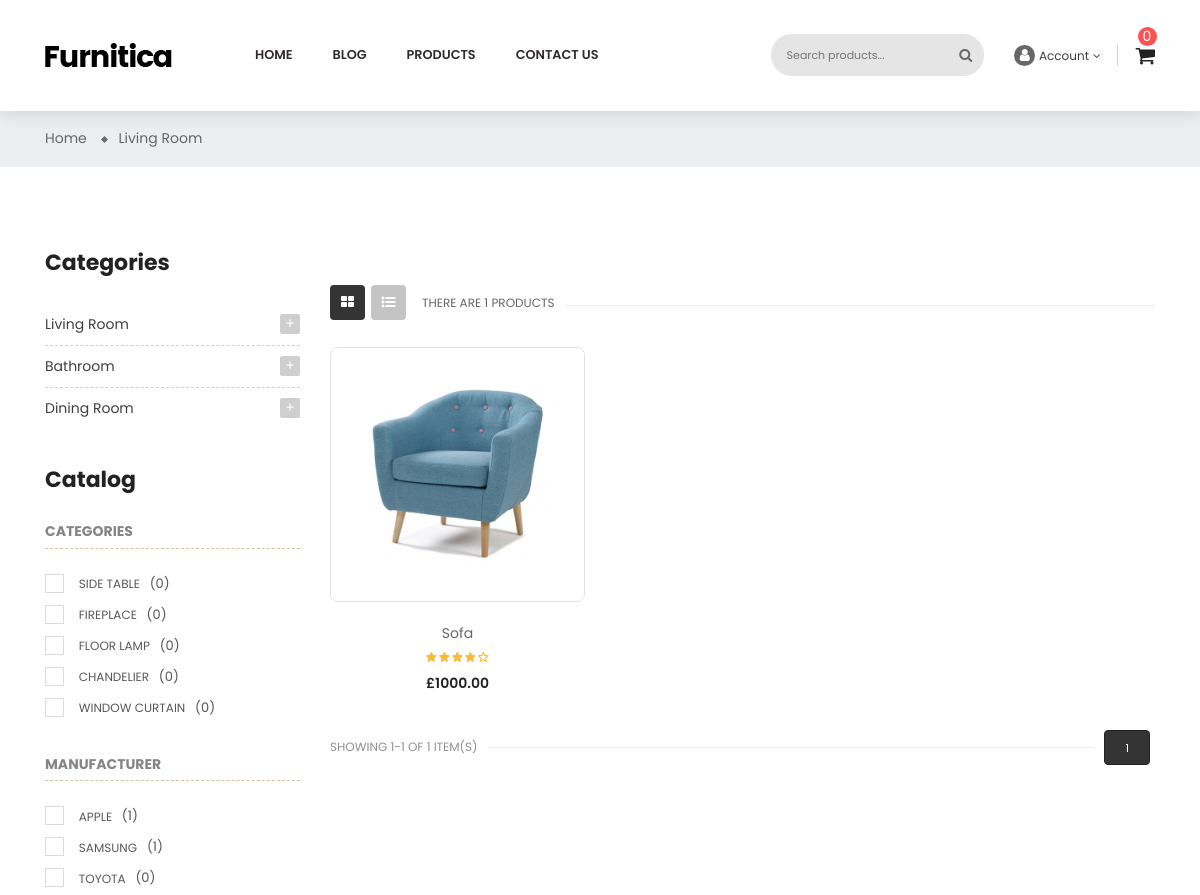
The app's page /en/products/filter/category/30/ (upper part), older data.
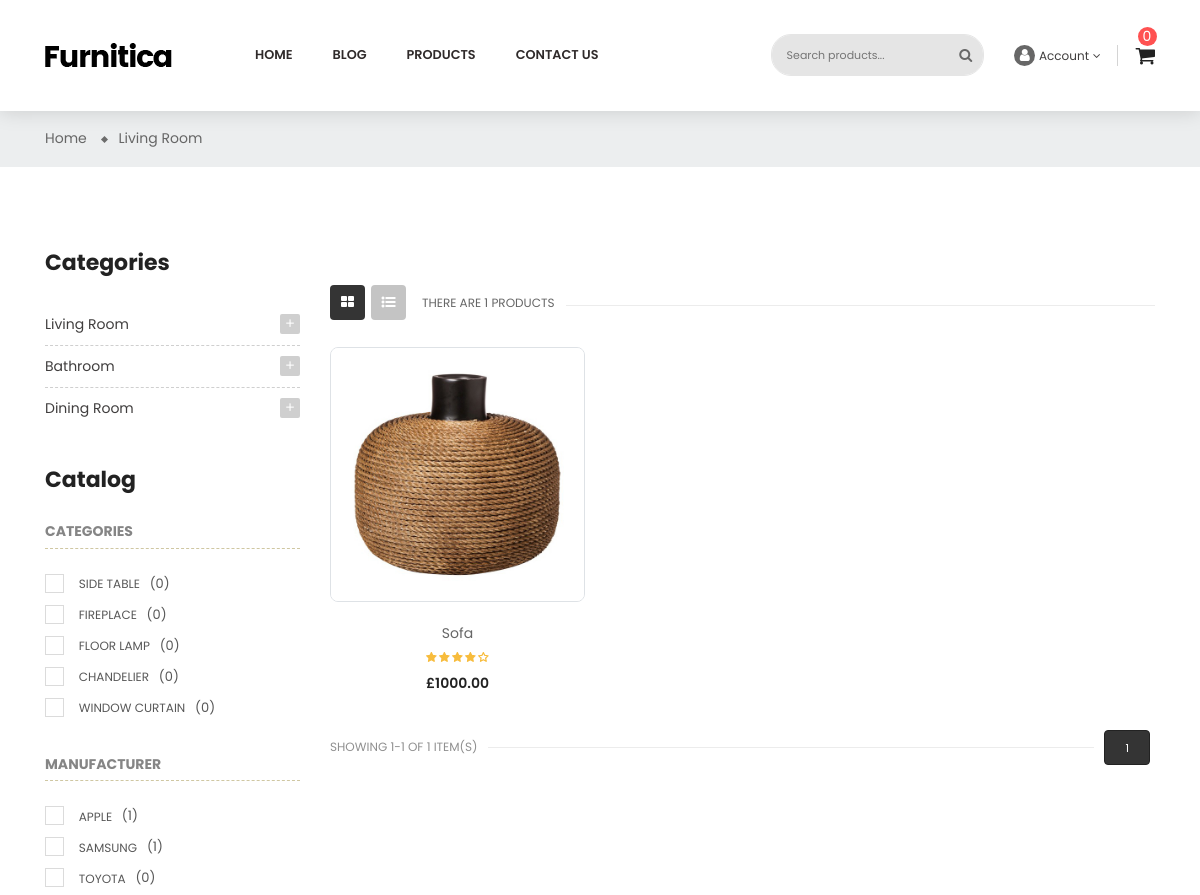
The same page, newer data.
### apps/products/models.py (models this page shows, shortened)
class ProductModel(BaseModel):
    class ProductStatus(models.TextChoices):
        DRAFT = 'DRAFT'
        PUBLISHED = 'PUBLISHED'
        DELETED = 'DELETED'
    status = models.CharField(
        max_length=20,
        choices=ProductStatus.choices,
        default=ProductStatus.DRAFT
    )
    title = models.CharField(max_length=255)
    description = models.TextField(blank=True, null=True)
    price = models.DecimalField(max_digits=10, decimal_places=2)
    discount_price = models.DecimalField(max_digits=10, decimal_places=2, blank=True, null=True)
    stock = models.PositiveIntegerField(default=0)
    category = models.ForeignKey(ProductCategoryModel, on_delete=models.CASCADE, related_name="products")
    manufacturer = models.ForeignKey(ManufacturerModel, on_delete=models.SET_NULL, null=True, blank=True, related_name="products")
    colors = models.ManyToManyField(ColorModel, blank=True, related_name="products")
    tags = models.ManyToManyField(ProductTagModel, blank=True, related_name="products")
    rating = models.FloatField(default=0)
    class Meta:
        verbose_name = 'product'
        verbose_name_plural = 'products'

class ProductImageModel(BaseModel):
    product = models.ForeignKey(ProductModel, on_delete=models.CASCADE, related_name="images")
    image = models.ImageField(upload_to="products/")

### apps/products/views.py (the view)
# urls.py: path("", ProductFilterView.as_view(), name="home"),
class ProductFilterView(ListView):
    model = ProductModel
    template_name = "products/product-grid-sidebar-left.html"
    context_object_name = "products"
    paginate_by = 3
    def get_queryset(self):
        queryset = ProductModel.objects.filter(status=ProductModel.ProductStatus.PUBLISHED)
        filter_type = self.kwargs.get("filter_type")
        pk = self.kwargs.get("pk")
        selected_child_ids = self.request.GET.getlist("child")
        selected_manufacturers = self.request.GET.getlist("manufacturer")
        selected_tags = self.request.GET.getlist("tag")
        selected_colors = self.request.GET.getlist("color")
        price_range = self.request.GET.get("price")
        if filter_type == "category" and pk:
            category = get_object_or_404(ProductCategoryModel, id=pk)
            child_categories = category.children.all()
            if child_categories.exists():
                queryset = queryset.filter(category__in=[category, *child_categories])
            else:
                queryset = queryset.filter(category=category)
            self.category = category
        else:
            self.category = None
        if filter_type == "tag" and pk:
            selected_tags = [pk]
        if selected_manufacturers:
            queryset = queryset.filter(manufacturer__id__in=map(int, selected_manufacturers))
        if selected_tags:
            queryset = queryset.filter(tags__id__in=map(int, selected_tags)).distinct()
        if selected_colors:
            queryset = queryset.filter(colors__id__in=map(int, selected_colors)).distinct()
        min_price = ProductModel.objects.aggregate(Min("price"))["price__min"] or 0
        max_price = ProductModel.objects.aggregate(Max("price"))["price__max"] or 0
        if price_range:
            try:
                min_val, max_val = map(int, price_range.split(";"))
            except:
                min_val, max_val = int(min_price), int(max_price)
        else:
            min_val, max_val = int(min_price), int(max_price)
        queryset = queryset.filter(price__gte=min_val, price__lte=max_val)
        self.min_price = min_price
        self.max_price = max_price
        if not queryset.exists():
            self.empty_message = "No products found for your selected filters."
        else:
            self.empty_message = ""
        return queryset
    def get_context_data(self, **kwargs):
        context = super().get_context_data(**kwargs)
        breadcrumbs = []
        category = getattr(self, "category", None)
        if category:
            current = category
            while current:
                breadcrumbs.insert(0, current)
                current = current.parent
        context.update({
            "breadcrumbs": breadcrumbs,
            "parent_categories": ProductCategoryModel.objects.filter(parent__isnull=True).annotate(
                product_count=Count("products", distinct=True)
            ),
            "child_categories": ProductCategoryModel.objects.filter(parent__isnull=False),
            "manufacturers": ManufacturerModel.objects.all(),
            "tags": ProductTagModel.objects.all(),
            "colors": ColorModel.objects.all(),
            "selected_child_ids": list(map(int, self.request.GET.getlist("child"))),
            "selected_manufacturers": list(map(int, self.request.GET.getlist("manufacturer"))),
            "selected_tags": list(map(int, self.request.GET.getlist("tag"))),
            "selected_colors": list(map(int, self.request.GET.getlist("color"))),
            "min_price": getattr(self, "min_price", 0),
            "max_price": getattr(self, "max_price", 0),
            "price_range": self.request.GET.get(
                "price",
                f"{int(getattr(self, 'min_price', 0))};{int(getattr(self, 'max_price', 0))}"
            ),
            "empty_message": getattr(self, "empty_message", ""),
        })
        return context

### apps/basket/cart.py (called while the page is built)
    def __len__(self):
        return sum(item['quantity'] for item in self.basket.values())

    def in_basket(self, product_id):
        return str(product_id) in self.basket.keys()

### apps/basket/context_processors.py (called while the page is built)
def basket(request):
    return {'basket': Basket(request)}

### apps/pages/templatetags/my_tags.py (called while the page is built)
@register.simple_tag
def get_full_url(request, lang):
    path = request.path.split('/')
    path[1] = lang
    return '/'.join(path)

@register.simple_tag
def in_basket(request,product_id):
    basket = Basket(request)
    return basket.in_basket(product_id)

@register.simple_tag
def in_wishlist(request, product_id):
    if request.user.is_authenticated:
        return WishlistModel.objects.filter(user=request.user, product_id=product_id).exists()
    return False

### templates/products/product-grid-sidebar-left.html (shortened to what the changed rows need)
{% extends 'layout/base.html' %}
{% load static %}
{% load i18n %}
{% load my_tags %}
{% block body_id %}product-sidebar-left{% endblock %}
{% block body_class %}product-grid-sidebar-left{% endblock %}
{% block content %}
    <div class="main-content">
        <div id="wrapper-site">
            <div id="content-wrapper" class="full-width">
                <div id="main">
                    <div class="page-home">
                        <div class="container">
                            <div class="content">
                                <div class="row">
                                    <div class="col-sm-8 col-lg-9 col-md-8 product-container">
                                        <div class="tab-content product-items">
                                            <div id="grid" class="related tab-pane fade in active show">
                                            <div class="row">
                                                {% for product in products %}
                                                <div class="item text-center col-md-4">
                                                    <div class="product-miniature js-product-miniature item-one first-item">
                                                        <div class="thumbnail-container border">
                                                            {% if product.images.all %}
                                                                <a href="{% url 'products:detail' pk=product.id %}">
                                                                    <img class="img-fluid image-cover" src="{{ product.images.all.0.image.url }}" alt="img">
                                                                </a>
                                                            {% endif %}
                                                        </div>
                                                        <div class="product-description">
                                                            <div class="product-groups">
                                                                <div class="product-title">
                                                                    <a href="{% url 'products:detail' pk=product.id %}">{{ product.title }}</a>
                                                                </div>
                                                                <div class="rating">
                                                                    <div class="star-content">
                                                                        {% for i in "12345" %}
                                                                            {% if forloop.counter <= product.rating|floatformat:0 %}
                                                                                <div class="star filled"></div>
                                                                            {% else %}
                                                                                <div class="star"></div>
                                                                            {% endif %}
                                                                        {% endfor %}
                                                                    </div>
                                                                </div>
                                                                <div class="product-group-price">
                                                                    <div class="product-price-and-shipping">
                                                                        <span class="price">£{{ product.price }}</span>
                                                                    </div>
                                                                </div>
                                                            </div>
                                                            <div class="product-buttons d-flex justify-content-center">
                                                                {% in_basket request product.id as is_in_basket %}
                                                                {% in_wishlist request product.id as is_in_wishlist %}
                                                            </div>
                                                        </div>
                                                    </div>
                                                </div>
                                                {% endfor %}
                                            </div>
                                        </div>
                                        </div>
                                    </div>
                                </div>
                            </div>
                        </div>
                    </div>
                </div>
            </div>
        </div>
    </div>
{% endblock %}

Row changes from the older to the newer data that the page shows:
changed ProductModel "Sofa": images.all.0.image: a different picture
